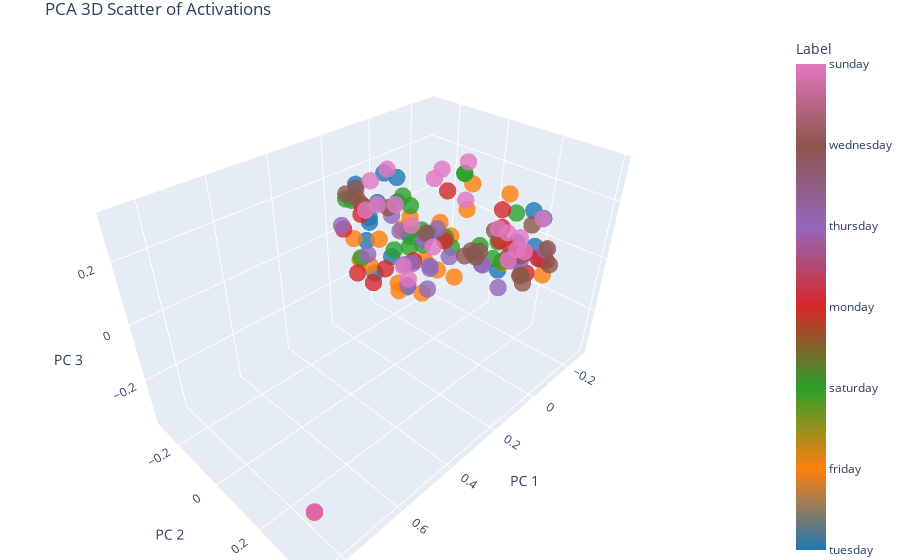

Source (notebook cell):
### Code cell
import json
import plotly.graph_objs as go

unique_labels = list(dict.fromkeys(labels))
label_to_idx = {label: idx for idx, label in enumerate(unique_labels)}
label_indices = [label_to_idx[label] for label in labels]

# Create a custom discrete colorscale based on matplotlib's tab10
tab10_colors = ['#1f77b4', '#ff7f0e', '#2ca02c', '#d62728', '#9467bd', 
                '#8c564b', '#e377c2', '#7f7f7f', '#bcbd22', '#17becf']
num_labels = len(unique_labels)
colorscale = [[i / (num_labels - 1) if num_labels > 1 else 0, tab10_colors[i % len(tab10_colors)]] 
              for i in range(num_labels)]

dict_strings = [
    json.dumps({"label": label, "text": text}, ensure_ascii=False)
    for label, text in zip(labels, texts)
]
customdata = list(zip(labels, dict_strings))

fig = go.Figure(
    data=[
        go.Scatter3d(
            x=act_pca_BD[:, 0],
            y=act_pca_BD[:, 1],
            z=act_pca_BD[:, 2],
            mode="markers",
            customdata=customdata,
            hovertemplate="Label: %{customdata[0]}<br>Metadata: %{customdata[1]}<extra></extra>",
            marker=dict(
                size=6,
                color=label_indices,
                colorscale=colorscale,
                opacity=0.8,
                showscale=True,
                colorbar=dict(
                    title="Label",
                    tickmode="array",
                    tickvals=list(range(len(unique_labels))),
                    ticktext=unique_labels,
                ),
            ),
        )
    ]
)
fig.update_layout(
    scene=dict(
        xaxis_title="PC 1",
        yaxis_title="PC 2",
        zaxis_title="PC 3"
    ),
    margin=dict(l=0, r=0, b=0, t=30),
    title="PCA 3D Scatter of Activations"
)
fig.show()

### Figure 1 — Plotly figure (JSON) as saved in the notebook; plotly's stock layout.template omitted (floating-point values rounded to 4 significant figures; data arrays with more than 128 entries replaced by an {"elided": "..."} marker saying what was removed)
{"data": [{"customdata": {"elided": "141x2 str values"}, "hovertemplate": "Label: %{customdata[0]}<br>Metadata: %{customdata[1]}<extra></extra>", "marker": {"color": {"elided": "141 int values"}, "colorbar": {"tickmode": "array", "ticktext": ["tuesday", "friday", "saturday", "monday", "thursday", "wednesday", "sunday"], "tickvals": [0, 1, 2, 3, 4, 5, 6], "title": {"text": "Label"}}, "colorscale": [[0, "#1f77b4"], [0.1667, "#ff7f0e"], [0.3333, "#2ca02c"], [0.5, "#d62728"], [0.6667, "#9467bd"], [0.8333, "#8c564b"], [1, "#e377c2"]], "opacity": 0.8, "showscale": true, "size": 6}, "mode": "markers", "type": "scatter3d", "x": {"elided": "141 float values"}, "y": {"elided": "141 float values"}, "z": {"elided": "141 float values"}}], "layout": {"margin": {"b": 0, "l": 0, "r": 0, "t": 30}, "scene": {"xaxis": {"title": {"text": "PC 1"}}, "yaxis": {"title": {"text": "PC 2"}}, "zaxis": {"title": {"text": "PC 3"}}}, "title": {"text": "PCA 3D Scatter of Activations"}}}
